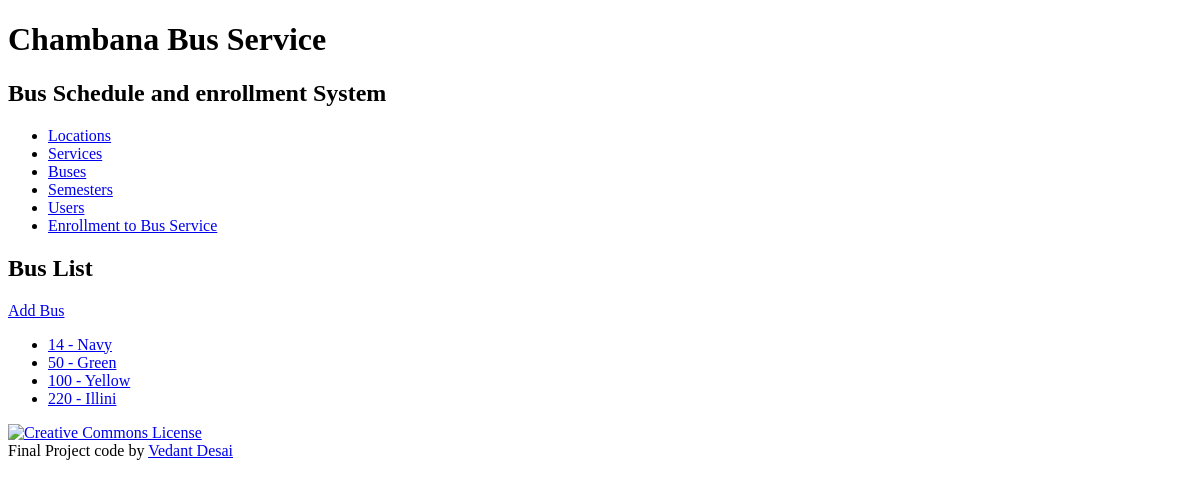
Page /bus/ on the earlier database version.
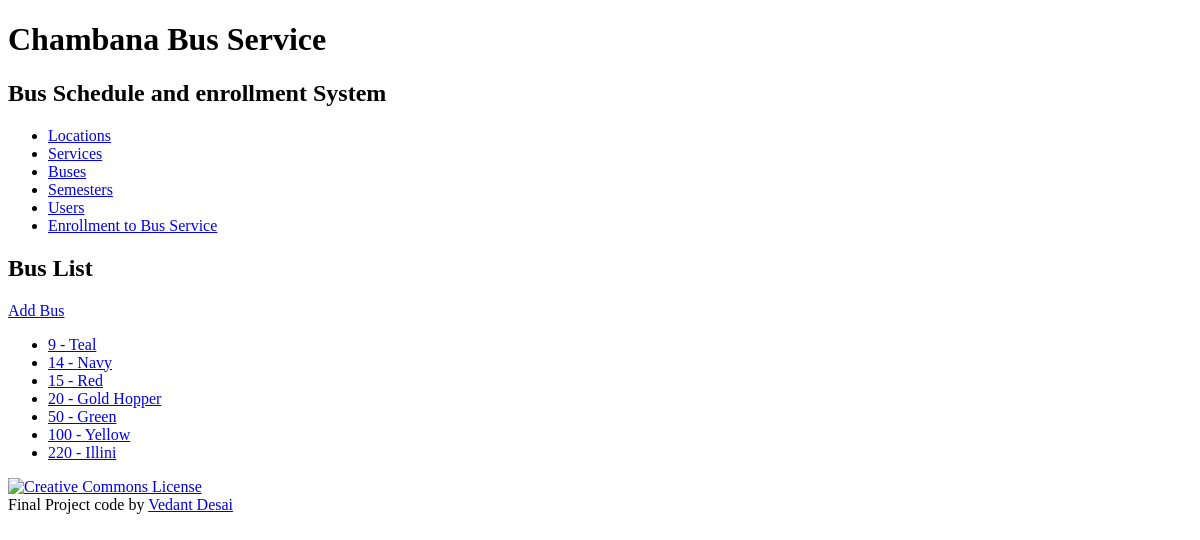
Same page on the later database version.
### bookinginfo/models.py (models this page shows, shortened)
class BusName(models.Model):
    bus_id = models.AutoField(primary_key=True)
    bus_name = models.CharField(max_length=155)
    bus_number = models.IntegerField(unique=True)
    def __str__(self):
        return '%s - %s' % ( self.bus_number, self.bus_name)
    def get_absolute_url(self):
        return reverse('bookinginfo_bus_detail_urlpattern',
                       kwargs={'pk': self.pk}
                       )
    class Meta:
        ordering = ['bus_number', 'bus_name']
        constraints = [
            UniqueConstraint(fields=['bus_number', 'bus_name'], name='unique_busName')
        ]

### bookinginfo/views.py (the view)
class BusList(View):
    def get(self, request):
        return render(
            request,
            'bookinginfo/busname_list.html',
            {'bus_list': BusName.objects.all()}
        )

### bookinginfo/templates/bookinginfo/busname_list.html (shortened to what this page needs)
{% extends 'bookinginfo/base.html' %}
{% block content %}
<h2>Bus List</h2>
    <div>
    <a href="{% url 'bookinginfo_bus_create_urlpattern' %}">Add Bus</a>
    </div>
<ul>
    {% for bus in bus_list %}
    <li>
      <a href="{{ bus.get_absolute_url }}">{{ bus }}</a>
    </li>
    {% empty %}
      <li><em> There are currently no buses available.</em></li>
    {% endfor %}
</ul>
{% endblock %}

Differences in the rows shown:
added BusName: bus_number+bus_name "9 - Teal"
added BusName: bus_number+bus_name "15 - Red"
added BusName: bus_number+bus_name "20 - Gold Hopper"
